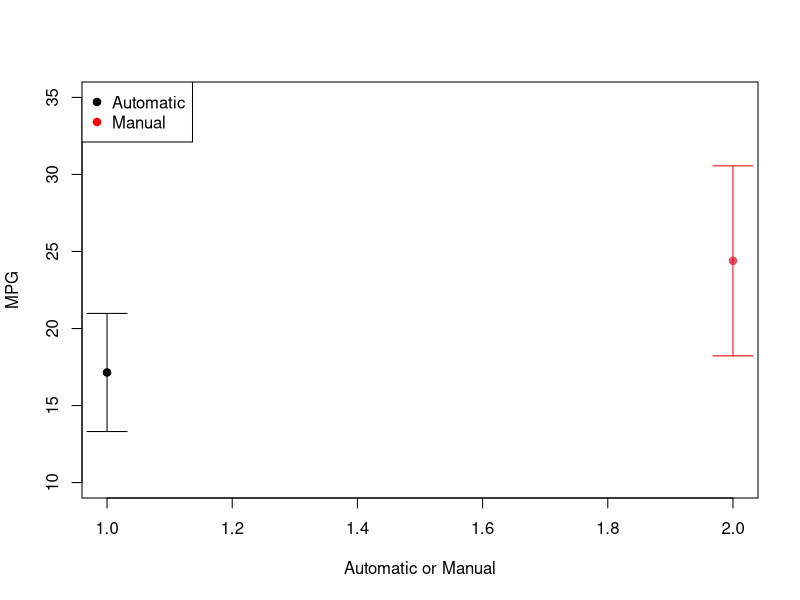

This figure's R source:
## ---- chunk 1
library(datasets)
data(mtcars)
head(mtcars)
## ---- chunk 2
autocars           <- mtcars[mtcars$am==0,]
manualcars         <- mtcars[mtcars$am==1,]
autocars_mpgmean   <- mean(autocars$mpg)
autocars_mpgvar    <- var(autocars$mpg)
manualcars_mpgmean <- mean(manualcars$mpg)
manualcars_mpgvar  <- var(manualcars$mpg)
n1                 <- dim(autocars)[1]
n2                 <- dim(manualcars)[1]
## ---- chunk 3
vp <- (autocars_mpgvar*(n1-1) + manualcars_mpgvar*(n2-1))/(n1+n2-2)
sp <- sqrt(vp)
## ---- chunk 4
interval <- manualcars_mpgmean - autocars_mpgmean + 
            c(-1,1) * qt(0.975, n1+n2-2) * sp * (1/n1 + 1/n2)^0.5
## ---- chunk 5
summary(lm(mpg~am, data=mtcars))$coef
## ---- chunk 6
mpgmean       <- c(autocars_mpgmean, manualcars_mpgmean)
mpgsd         <- c(sqrt(autocars_mpgvar), sqrt(manualcars_mpgvar))
automanual    <- c("Automatic", "Manual")
df            <- data.frame(mpgmean, mpgsd, automanual)
df$automanual <- factor(df$automanual)
plot(seq_along(df$mpgmean),df$mpgmean, col=df$automanual, pch=19, ylim=c(10,35),
     xlab="Automatic or Manual", ylab="MPG", main="")
CI.autoup     <- autocars_mpgmean + sqrt(autocars_mpgvar)
CI.autodn     <- autocars_mpgmean - sqrt(autocars_mpgvar)
arrows(1.0,CI.autoup,1.0,CI.autodn,code=3,length=0.2,angle=90,col='black')
CI.manualup   <- manualcars_mpgmean + sqrt(manualcars_mpgvar)
CI.manualdn   <- manualcars_mpgmean - sqrt(manualcars_mpgvar)
arrows(2.0,CI.manualup,2.0,CI.manualdn,code=3,length=0.2,angle=90,col='red')
legend("topleft",c("Automatic","Manual"),col=c("black","red"),pch=c(19,19), horiz=FALSE)
